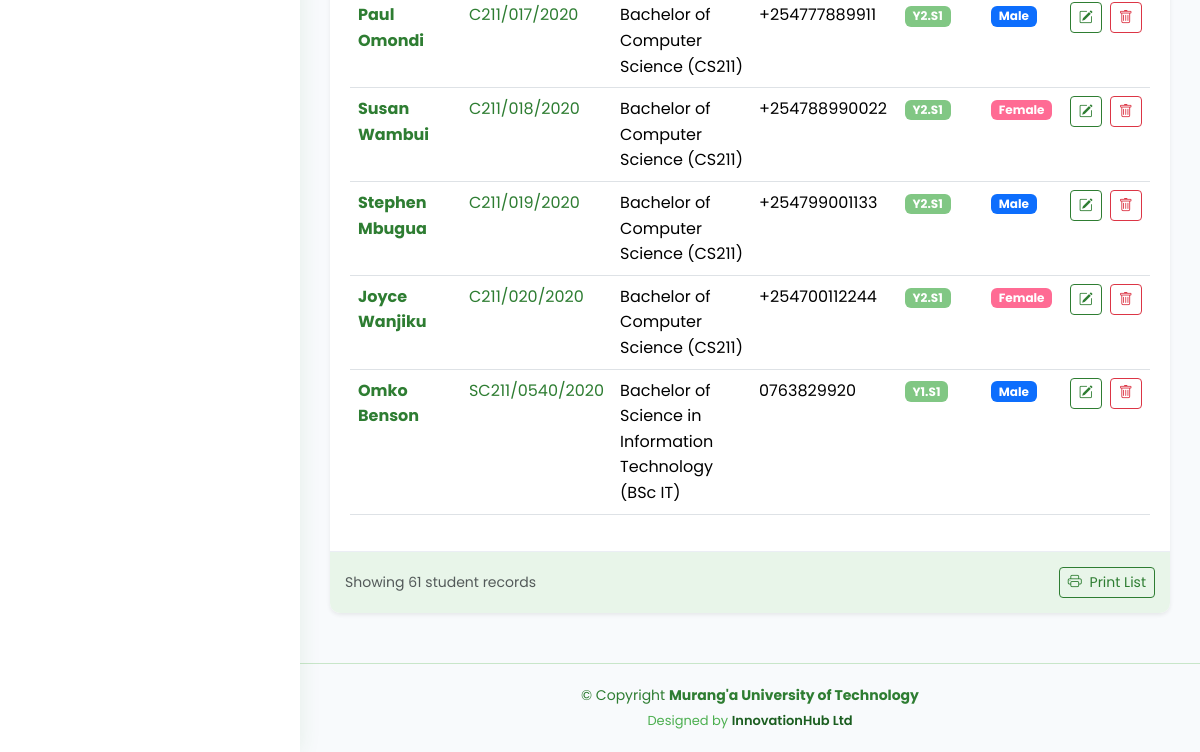
The page /database_students_list/ (signed in, lower part) on the database as committed earlier.
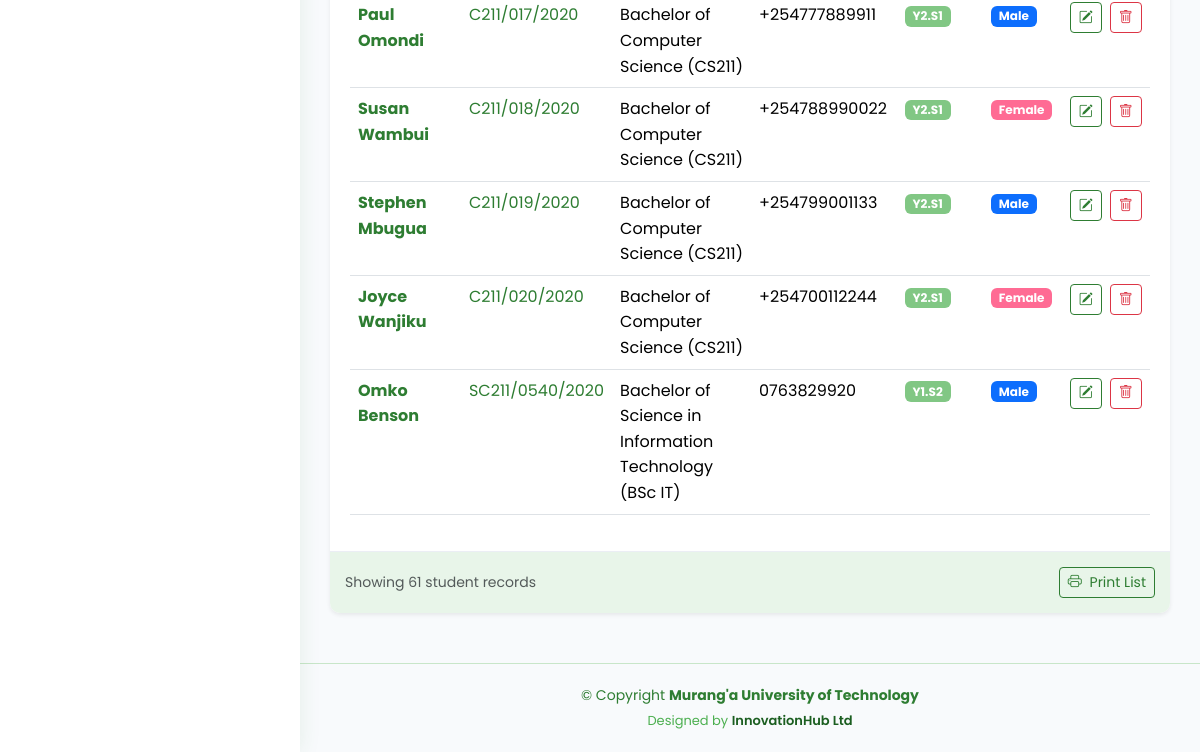
The same page on the database as committed later.
### students_portal/models.py (models this page shows, shortened)
class Student(models.Model):
    registration_number = models.CharField(max_length=20, unique=True)
    first_name = models.CharField(max_length=100)
    last_name = models.CharField(max_length=100)
    middle_name = models.CharField(max_length=100, blank=True, null=True)
    id_number = models.CharField(max_length=20, blank=True, null=True)
    profile_picture = models.ImageField(upload_to='lecturer_profiles/', blank=True, null=True)
    programme = models.ForeignKey(Programme, on_delete=models.CASCADE, related_name='students')
    current_year = models.IntegerField()
    current_semester = models.IntegerField()
    date_of_admission = models.DateField()
    expected_graduation_date = models.DateField(blank=True, null=True)
    date_of_birth = models.DateField(blank=True, null=True)
    gender = models.CharField(max_length=10, choices=[
        ('M', 'Male'),
        ('F', 'Female'),
        ('O', 'Other')
    ], blank=True, null=True)
    email = models.EmailField(blank=True, null=True)
    phone_number = models.CharField(max_length=15, blank=True, null=True)
    religion = models.CharField(max_length=50, blank=True, null=True)
    county = models.CharField(max_length=50, blank=True, null=True)
    town = models.CharField(max_length=50, blank=True, null=True)
    postal_address = models.CharField(max_length=100, blank=True, null=True)
    postal_code = models.CharField(max_length=10, blank=True, null=True)
    parent_name = models.CharField(max_length=100, blank=True, null=True)
    parent_phone = models.CharField(max_length=15, blank=True, null=True)
    emergency_contact_name = models.CharField(max_length=100, blank=True, null=True)
    emergency_contact_relationship = models.CharField(max_length=50, blank=True, null=True)
    emergency_contact_phone = models.CharField(max_length=15, blank=True, null=True)
    is_active = models.BooleanField(default=True)
    status = models.CharField(max_length=20, choices=[
        ('active', 'Active'),
        ('inactive', 'Inactive'),
        ('graduated', 'Graduated'),
        ('deferred', 'Deferred'),
        ('suspended', 'Suspended'),
        ('transferred', 'Transferred'),
        ('withdrawn', 'Withdrawn')
    ], default='active')
    entry_mode = models.CharField(max_length=20, choices=[
        ('government_sponsored', 'Government-Sponsored'),
        ('self_sponsored', 'Self-Sponsored'),
        ('parallel', 'Parallel'),
        ('exchange', 'Exchange'),
        ('transfer', 'Transfer')
    ], default='government_sponsored')
    scholarship_info = models.TextField(blank=True, null=True)
    created_at = models.DateTimeField(auto_now_add=True)
    updated_at = models.DateTimeField(auto_now=True)
    def get_full_name(self):
        if self.middle_name:
            return f"{self.first_name} {self.middle_name} {self.last_name}"
        return f"{self.first_name} {self.last_name}"

class Programme(models.Model):
    name = models.CharField(max_length=200)
    code = models.CharField(max_length=20, unique=True)
    department = models.ForeignKey(Department, on_delete=models.CASCADE, related_name='programmes')
    duration_years = models.IntegerField()
    semesters_per_year = models.IntegerField(default=2)
    description = models.TextField(blank=True, null=True)
    def __str__(self):
        return f"{self.name} ({self.code})"

### students_portal/views.py (the view)
# urls.py: path('database_students_list/', views.database_students_list, name='database_students_list'),
@login_required
def database_students_list(request):
    students = Student.objects.all()
    return render(request, 'students/database_student_list.html', {'students': students})

### templates/students/database_student_list.html (shortened to what this page needs)
{% extends "base/base.html" %}
{% load static %}
{% block content %}
<section class="section">
    <div class="row">
        <div class="col-lg-12">
            <div class="card border-0 shadow-sm">
                <br>
                <div class="card-body">
                    <div class="table-responsive">
                        <table class="table table-hover datatable">
                            <tbody>
                                {% for student in students %}
                                <tr>
                                    <td>
                                        <a href="{% url 'student_progress' student.id %}" class="text-university">
                                            <strong>{{ student.first_name }} {{ student.last_name }}</strong>
                                        </a>
                                    </td>
                                    <td>
                                        <a href="{% url 'student_detail' student.id %}" class="text-university">
                                            {{ student.registration_number }}
                                        </a>
                                    </td>
                                    <td>{{ student.programme }}</td>
                                    <td>{{ student.phone_number|default:"-" }}</td>
                                    <td>
                                        <span class="badge bg-university-secondary">
                                            Y{{ student.current_year }}.S{{ student.current_semester }}
                                        </span>
                                    </td>
                                    <td>
                                        <span class="badge {% if student.gender == 'M' %}bg-primary{% else %}bg-pink{% endif %}">
                                            {{ student.get_gender_display }}
                                        </span>
                                    </td>
                                    <td class="text-center">
                                        <div class="d-flex gap-2 justify-content-center">
                                            <a href="{% url 'student_update' student.pk %}" class="btn btn-sm btn-outline-university" title="Edit">
                                                <i class="bi bi-pencil-square"></i>
                                            </a>
                                            <a href="{% url 'student_delete' student.pk %}" class="btn btn-sm btn-outline-danger" title="Delete">
                                                <i class="bi bi-trash"></i>
                                            </a>
                                        </div>
                                    </td>
                                </tr>
                                {% endfor %}
                            </tbody>
                        </table>
                    </div>
                </div>
                <div class="card-footer bg-university-light">
                    <div class="d-flex justify-content-between align-items-center">
                        <small class="text-muted">Showing {{ students.count }} student records</small>
                        <div class="d-flex gap-2">
                            <button class="btn btn-sm btn-outline-university">
                                <i class="bi bi-printer me-1"></i> Print List
                            </button>
                        </div>
                    </div>
                </div>
            </div>
        </div>
    </div>
</section>
{% endblock %}

Rows that differ between the two databases and show on the page:
changed Student "Omko": current_semester "1" → "2"
